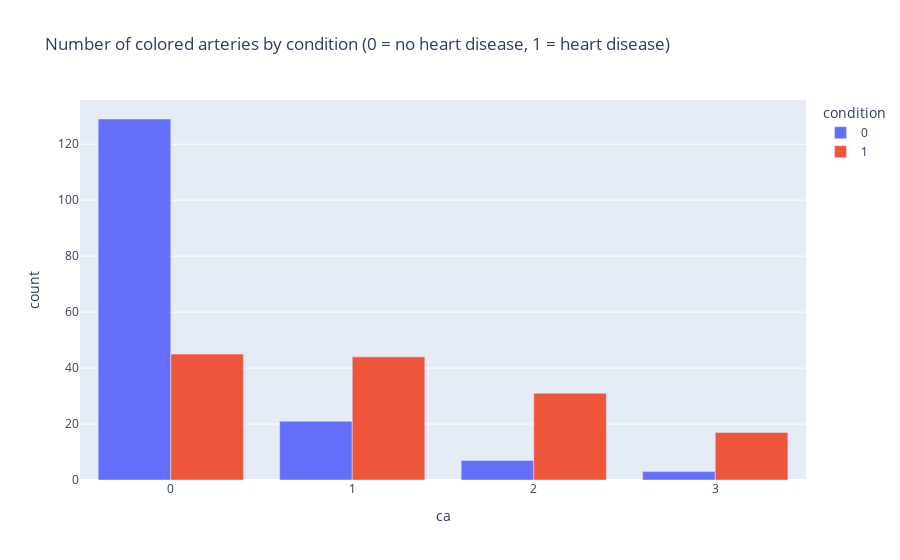

The notebook cell saved with this chart:
### Markdown cell above
(provide brief description of what [x] is, and how it might relate to [target])

### Code cell
ca_counts = df.groupby(['ca', 'condition']).size().reset_index(name = 'count')

fig = px.bar(ca_counts,
             x = 'ca',
             y = 'count',
             color = 'condition',
            barmode = 'group',
            title = 'Number of colored arteries by condition (0 = no heart disease, 1 = heart disease)')
fig.show()

### Figure 1 — Plotly figure (JSON) as saved in the notebook; plotly's stock layout.template omitted (floating-point values rounded to 4 significant figures)
{"data": [{"alignmentgroup": "True", "hovertemplate": "condition=0<br>ca=%{x}<br>count=%{y}<extra></extra>", "legendgroup": "0", "marker": {"color": "#636efa"}, "name": "0", "offsetgroup": "0", "orientation": "v", "showlegend": true, "textposition": "auto", "type": "bar", "x": [0, 1, 2, 3], "xaxis": "x", "y": [129, 21, 7, 3], "yaxis": "y"}, {"alignmentgroup": "True", "hovertemplate": "condition=1<br>ca=%{x}<br>count=%{y}<extra></extra>", "legendgroup": "1", "marker": {"color": "#EF553B"}, "name": "1", "offsetgroup": "1", "orientation": "v", "showlegend": true, "textposition": "auto", "type": "bar", "x": [0, 1, 2, 3], "xaxis": "x", "y": [45, 44, 31, 17], "yaxis": "y"}], "layout": {"barmode": "group", "legend": {"title": {"text": "condition"}, "tracegroupgap": 0}, "title": {"text": "Number of colored arteries by condition (0 = no heart disease, 1 = heart disease)"}, "xaxis": {"anchor": "y", "domain": [0, 1], "title": {"text": "ca"}}, "yaxis": {"anchor": "x", "domain": [0, 1], "title": {"text": "count"}}}}
